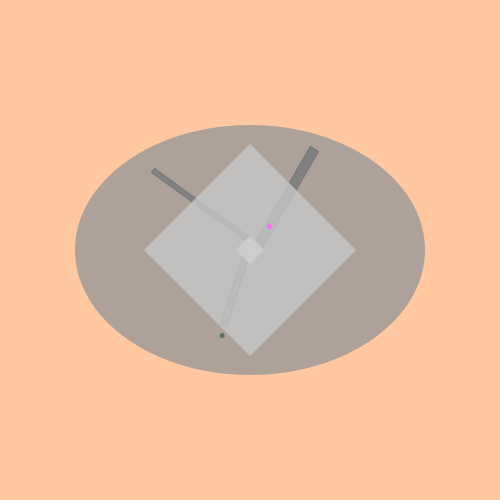
Frame 1 (no input)
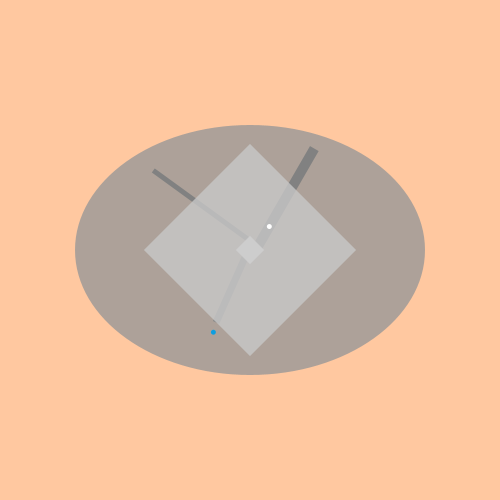
Frame 60 (the mouse pressed at the canvas centre just before this capture)
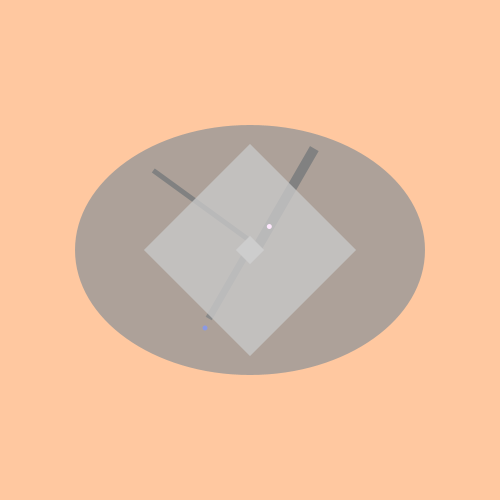
Frame 120 (the mouse held since frame 60 and released just before this capture)

The Processing sketch that drew these frames (run headless with seeded random() and noise(); from frame 60 on, the mouse is pressed at the canvas centre):

// Processing sketch: processing_61827
// ── processing_61827.pde

int hours; // horas 
int minutes; // minutos
int seconds; // segundos
 
 
void setup() { // definições de void setup
  size(500, 500); // tamanho
  colorMode(RGB); // cor
  background(900); // fundo
  smooth(); //definição do contorno
  
}
 
void draw() { // desenhar a imagem 
  
   // obter variáveis do sistema
 hours = hour(); // horas
 minutes = minute(); // minutos
 seconds = second(); // segundos
  
 println("The current time is: " + hours + " hours " + minutes + " minutes" + " and " + seconds + " sec"); // tempo actual
     
    // fixar relógio de 24 horas
  if(hours > 12) {
   hours -= 12;
  }
  
   if (hours > 7 && hours < 13) {  
     background(700,570,350); // fundo
  }
  else if (hours > 13 || hours < 18) {
      background(520,200,160); // fundo
  }
  else {
      background(600); // fundo
  }
 
 
  
    // esboço centro
  translate(250,250);
  rotate(radians(180)); // rotação
 
      // ponteiro das horas " fora "
  pushMatrix(); 
  rotate(radians(30 * hours)); // rotação 
  fill(50); // preenchimento 
  rect(-10,0,10,120); // rectâgulo
  popMatrix();
 
      // ponteiros dos minutos " fora "
  pushMatrix();
  rotate(radians(6 * minutes)); // rotação 
  fill(50); // preenchimento
  rect(-10,0,5,125); // rectângulo
  popMatrix();
 
      // ponteiro dos segundo " fora "
  pushMatrix();
  rotate(radians(6 * seconds)); // rotação
  fill(90); // preenchimento
  rect(-5,0,7,80); // rectâgulo
  popMatrix();
 
    noStroke(); // sem expessura
    noFill(); // sem preenchimento
   
 
      // apontar ao centro
  pushMatrix();
  fill(150, 200); // preenchimento
  ellipse(0,0,350,250); // circulo
  fill(200,200); // preenchimento
  rotate(radians(45)); // rotação
  rect(-75,-75,150,150); // rectâgulo
  fill(205); // preenchimento
  rect(-10,-10,20,20); // rectâgulo
  popMatrix();
   
  noStroke(); // sem expessura
  fill(0); // preenchimento
   
   
      // ponteiros das horas
  pushMatrix();
  rotate(radians(30 * hours));  // 30 * 12 = 360 degrees
  fill(random(0,540),random(0,400),random(0,600));
  ellipse(-5, 30, 5, 5);
  popMatrix();
   
        // ponteiros dos minutos
  pushMatrix();
  rotate(radians(6 * minutes));
  fill(random(0,700),random(0,500),random(0,300));

  popMatrix();
 
      // ponteiros dos segundos
  pushMatrix();
  rotate(radians(6 * seconds)); // rotação
  fill(random(0,200),random(0,205),random(0,295)); // preenchimento
  ellipse(0, 90, 5, 5); // circulo
  popMatrix();
  

  
   
   
 
 
}
